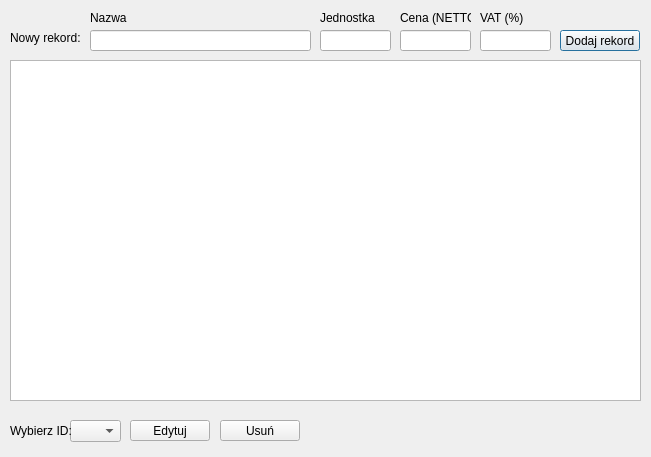
<?xml version="1.0" encoding="UTF-8"?>
<ui version="4.0">
 <class>productsWindow</class>
 <widget class="QDialog" name="productsWindow">
  <property name="geometry">
   <rect>
    <x>0</x>
    <y>0</y>
    <width>651</width>
    <height>457</height>
   </rect>
  </property>
  <property name="windowTitle">
   <string>Produkty</string>
  </property>
  <widget class="QTableView" name="tableView">
   <property name="geometry">
    <rect>
     <x>10</x>
     <y>60</y>
     <width>631</width>
     <height>341</height>
    </rect>
   </property>
  </widget>
  <widget class="QLineEdit" name="input_name">
   <property name="geometry">
    <rect>
     <x>90</x>
     <y>30</y>
     <width>221</width>
     <height>21</height>
    </rect>
   </property>
  </widget>
  <widget class="QLineEdit" name="input_unit">
   <property name="geometry">
    <rect>
     <x>320</x>
     <y>30</y>
     <width>71</width>
     <height>21</height>
    </rect>
   </property>
  </widget>
  <widget class="QLineEdit" name="input_price">
   <property name="geometry">
    <rect>
     <x>400</x>
     <y>30</y>
     <width>71</width>
     <height>21</height>
    </rect>
   </property>
  </widget>
  <widget class="QLineEdit" name="input_tax">
   <property name="geometry">
    <rect>
     <x>480</x>
     <y>30</y>
     <width>71</width>
     <height>21</height>
    </rect>
   </property>
  </widget>
  <widget class="QLabel" name="label">
   <property name="geometry">
    <rect>
     <x>90</x>
     <y>10</y>
     <width>41</width>
     <height>16</height>
    </rect>
   </property>
   <property name="text">
    <string>Nazwa</string>
   </property>
  </widget>
  <widget class="QLabel" name="label_2">
   <property name="geometry">
    <rect>
     <x>320</x>
     <y>10</y>
     <width>61</width>
     <height>16</height>
    </rect>
   </property>
   <property name="text">
    <string>Jednostka</string>
   </property>
  </widget>
  <widget class="QLabel" name="label_3">
   <property name="geometry">
    <rect>
     <x>400</x>
     <y>10</y>
     <width>71</width>
     <height>16</height>
    </rect>
   </property>
   <property name="text">
    <string>Cena (NETTO)</string>
   </property>
  </widget>
  <widget class="QLabel" name="label_4">
   <property name="geometry">
    <rect>
     <x>480</x>
     <y>10</y>
     <width>51</width>
     <height>16</height>
    </rect>
   </property>
   <property name="text">
    <string>VAT (%)</string>
   </property>
  </widget>
  <widget class="QLabel" name="label_5">
   <property name="geometry">
    <rect>
     <x>10</x>
     <y>30</y>
     <width>71</width>
     <height>16</height>
    </rect>
   </property>
   <property name="text">
    <string>Nowy rekord:</string>
   </property>
  </widget>
  <widget class="QPushButton" name="button_addNew">
   <property name="geometry">
    <rect>
     <x>560</x>
     <y>30</y>
     <width>80</width>
     <height>21</height>
    </rect>
   </property>
   <property name="text">
    <string>Dodaj rekord</string>
   </property>
  </widget>
  <widget class="QComboBox" name="combo_select">
   <property name="geometry">
    <rect>
     <x>70</x>
     <y>420</y>
     <width>51</width>
     <height>22</height>
    </rect>
   </property>
  </widget>
  <widget class="QLabel" name="label_6">
   <property name="geometry">
    <rect>
     <x>10</x>
     <y>420</y>
     <width>61</width>
     <height>21</height>
    </rect>
   </property>
   <property name="text">
    <string>Wybierz ID:</string>
   </property>
  </widget>
  <widget class="QPushButton" name="button_removeSelected">
   <property name="geometry">
    <rect>
     <x>220</x>
     <y>420</y>
     <width>80</width>
     <height>21</height>
    </rect>
   </property>
   <property name="text">
    <string>Usuń</string>
   </property>
  </widget>
  <widget class="QPushButton" name="button_editSelected">
   <property name="geometry">
    <rect>
     <x>130</x>
     <y>420</y>
     <width>80</width>
     <height>21</height>
    </rect>
   </property>
   <property name="text">
    <string>Edytuj</string>
   </property>
  </widget>
 </widget>
 <resources/>
 <connections/>
 <slots>
  <slot>updateProducts()</slot>
 </slots>
</ui>
